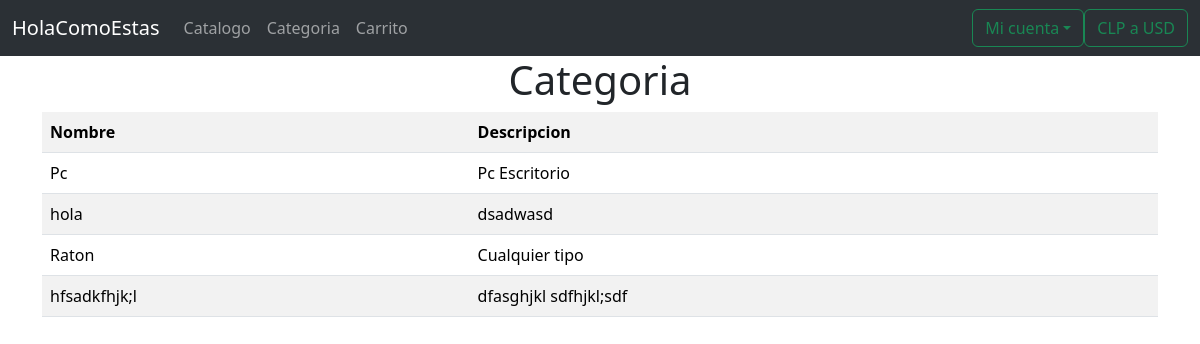
The page /market/listarCategoria on the database as committed earlier.
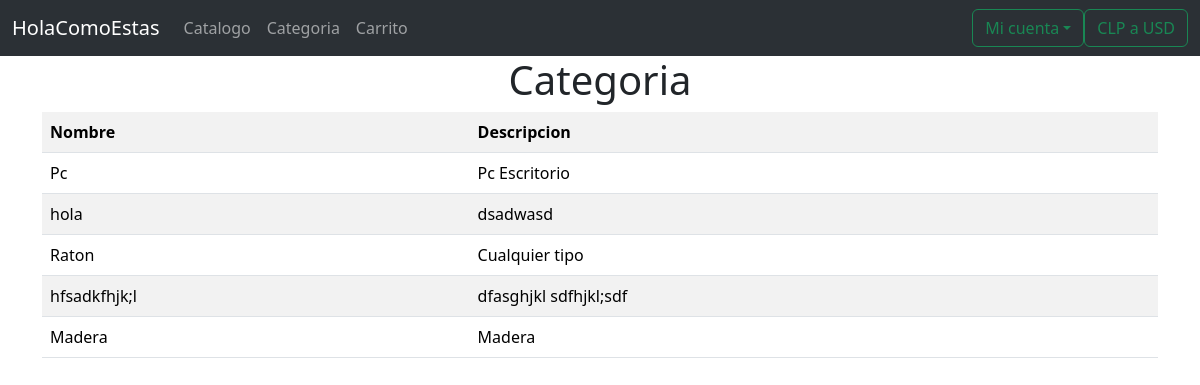
The same page on the database as committed later.
### market/models.py (models this page shows, shortened)
class Categoria(models.Model):
    nombre = models.CharField(max_length=50)
    descripcion = models.TextField()

### market/views.py (the view)
# urls.py: path('listarCategoria', views.listarCategoria, name='listarCategoria'),
def listarCategoria(request):
    listadoCategoria = Categoria.objects.all()
    context = {'listado': listadoCategoria}
    return render(request, 'listarCategoria.html', context)

### market/templates/listarCategoria.html (shortened to what this page needs)
{% extends "plantillaBase.html" %}
{% block tituloPrincipal %} Categoria {% endblock %}
{% block listado    %}
    <table class="table table-responsive table-striped">
        <tr>
            <th>Nombre</th>
            <th>Descripcion</th>
        </tr>
    {% for categoria in listado %}
        <tr>
            <td>{{categoria.nombre}}</td>
            <td>{{categoria.descripcion}}</td>
        </tr>
    {% endfor %}
    </table>
{% endblock %}

Rows that differ between the two databases and show on the page:
added Categoria: nombre "Madera", descripcion "Madera"
